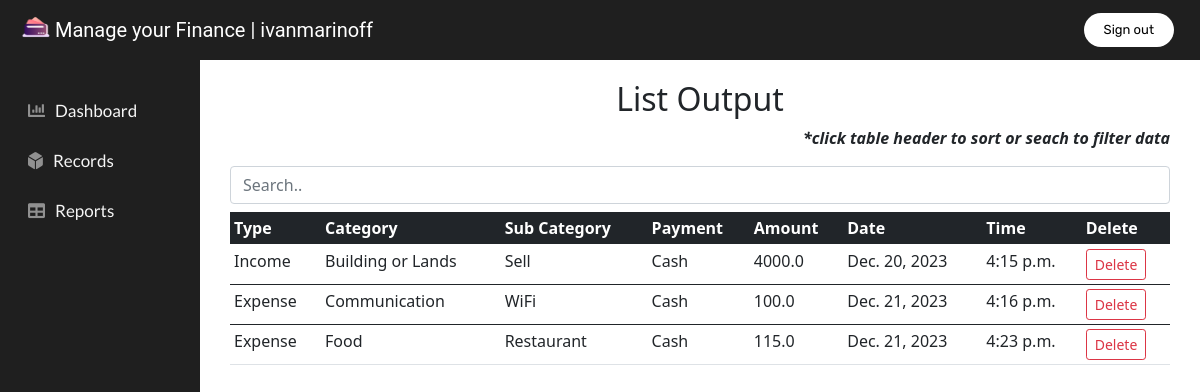
/reports/ (signed in), run on an earlier commit of the app's database.
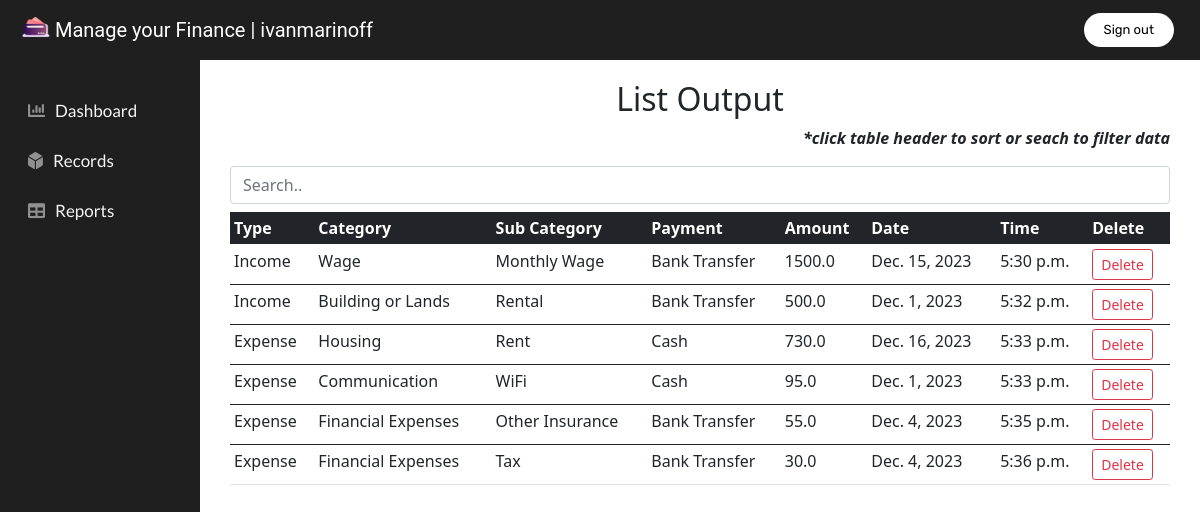
And on a later commit of the database.
### wallet_app/wallet/models.py (models this page shows, shortened)
class RecordModel(models.Model):
    type = models.CharField(max_length=40)
    category = models.CharField(max_length=40)
    sub_category = models.CharField(max_length=40)
    payment = models.CharField(max_length=40)
    amount = models.FloatField()
    date = models.DateField()
    time = models.TimeField()

### wallet_app/wallet/views.py (the view)
# urls.py: path('reports/', views.reports, name='reports'),
@login_required(login_url='login')
def reports(request):
    posts = RecordModel.objects.all()
    context = {
        'posts': posts
    }
    return render(request, 'reports.html', context)

### templates/reports.html (shortened to what this page needs)
{% extends 'main.html' %}
{% load static %}
{% block content %}
<div class="text-center mb-2">
    <h2> List Output </h2>
</div>
<p class="text-end fst-italic fw-bold">*click table header to sort or seach to filter data</p>
<input class="form-control mb-2" id="input" type="text" placeholder="Search..">
<div class="table-responsive">
  <table id="reports" class="table table-hover table-sm">
      <thead>
          <tr>
              <th class="table-dark" scope="col" onclick="sortTable(0)">Type</th>
              <th class="table-dark" scope="col" onclick="sortTable(1)">Category</th>
              <th class="table-dark" scope="col" onclick="sortTable(2)">Sub Category</th>
              <th class="table-dark" scope="col" onclick="sortTable(3)">Payment</th>
              <th class="table-dark" scope="col" onclick="sortTable(4)">Amount</th>
              <th class="table-dark" scope="col" onclick="sortTable(5)">Date</th>
              <th class="table-dark" scope="col" onclick="sortTable(6)">Time</th>
              <th class="table-dark" scope="col">Delete</th>
          </tr>
      </thead>
      {% for post in posts %}
      <tbody id="table">
          <tr>
              <td>{{post.type}}</td>
              <td>{{post.category}}</td>
              <td>{{post.sub_category}}</td>
              <td>{{post.payment}}</td>
              <td>{{post.amount}}</td>
              <td>{{post.date}}</td>
              <td>{{post.time}}</td>
              <td><a class="btn btn-outline-danger btn-sm" href="{% url 'delete' post.id %}" >Delete</a></td>
          </tr>
      </tbody>
      {% endfor %}
  </table>
</div>
{% endblock %}

### templates/main.html (shortened to what this page needs)
{% load static %}
<!DOCTYPE html>
<html>
<head>
    <link href="{% static '/css/bootstrap.min.css' %}" rel="stylesheet">
    <link href="{% static '/css/main.css' %}" rel="stylesheet" type="text/css">
    <link rel="stylesheet" href="https://use.fontawesome.com/releases/v5.15.1/css/all.css">
</head>
<body>
    <nav class="navbar fixed-top navbar-custom" id="navbar">
            <a class="navbar-brand" href="{%url 'dashboard' %}">
                <img src="{% static '/images/wallet.png' %}" id="logo" alt="" width="30" height="24" class="d-inline-block align-top">
                Manage your Finance | {{request.user}}
            </a>
            <ul class="navbar-nav px-3 flex-row-reverse">
                <a class="nav-link" href="{%url 'logout' %}"><button>Sign out</button></a>
            </ul>
    </nav>
    <div class="container-fluid">
        <div class="row">
                <nav id="sidenav" class="d-none d-md-block">
                    <ul class="nav flex-column">
                        <li class="nav-link active" id="sidetext"><a href="{%url 'dashboard' %}"><i class="fas fa-chart-bar nav-icon"></i>Dashboard</a></li>
                        <li class="nav-link active" id="sidetext"><a href="{%url 'records' %}"><i class="fas fa-dice-d6 nav-icon"></i>Records</a></li>
                        <li class="nav-link active" id="sidetext"><a href="{%url 'reports' %}"><i class="fas fa-table nav-icon"></i>Reports</a></li>
                    </ul>
                </nav>
                <div class="col" id="grid-right">
                    <div class="container-fluid">
                        {% block content %}
                        {% endblock %}
                    </div>
                </div>
        </div>
    </div>
</body>
</html>

### static/css/main.css (style rules this page uses)
.container-fluid { padding-left: 15px; padding-right: 15px; }
.navbar-brand { margin-left: 10px; font-family: 'Roboto', sans-serif; text-decoration: none; color: white; }
.navbar-custom { background-color: #1F1F1F; color: #f5f5f5; font-size: 17px; padding: 5px 10px; text-decoration: none; }
.nav-icon { padding-right: 10px; color: #909090; }
.nav-link { display: flex; height: 50px; }
.nav-link a { color: #f5f5f5; font-size: 17px; float: left; padding: 5px 0px; text-decoration: none; }
#grid-right { padding-top: 80px; margin-left: 200px; overflow: hidden; }
#sidenav { font-family: 'Lato', sans-serif; background-color: #1F1F1F; padding-top: 85px; width: 200px; height: 100vh; margin-left: -3px; position: fixed; }
button { font-family: 'Rubik', sans-serif; font-size: small; color: black; padding: 5px 20px; background-color: white; border: none; border-radius: 50px; cursor: pointer; transition: all 0.3x ease 0s; }

What changed in the data, as far as the page shows it:
removed RecordModel: type "Income", category "Building or Lands", sub_category "Sell", payment "Cash", amount "4000.0", date "Dec. 20, 2023", time "4:15 p.m."
removed RecordModel: type "Expense", category "Communication", sub_category "WiFi", payment "Cash", amount "100.0", date "Dec. 21, 2023", time "4:16 p.m."
removed RecordModel: type "Expense", category "Food", sub_category "Restaurant", payment "Cash", amount "115.0", date "Dec. 21, 2023", time "4:23 p.m."
added RecordModel: type "Income", category "Wage", sub_category "Monthly Wage", payment "Bank Transfer", amount "1500.0", date "Dec. 15, 2023", time "5:30 p.m."
added RecordModel: type "Income", category "Building or Lands", sub_category "Rental", payment "Bank Transfer", amount "500.0", date "Dec. 1, 2023", time "5:32 p.m."
added RecordModel: type "Expense", category "Housing", sub_category "Rent", payment "Cash", amount "730.0", date "Dec. 16, 2023", time "5:33 p.m."
added RecordModel: type "Expense", category "Communication", sub_category "WiFi", payment "Cash", amount "95.0", date "Dec. 1, 2023", time "5:33 p.m."
added RecordModel: type "Expense", category "Financial Expenses", sub_category "Other Insurance", payment "Bank Transfer", amount "55.0", date "Dec. 4, 2023", time "5:35 p.m."
added RecordModel: type "Expense", category "Financial Expenses", sub_category "Tax", payment "Bank Transfer", amount "30.0", date "Dec. 4, 2023", time "5:36 p.m."
